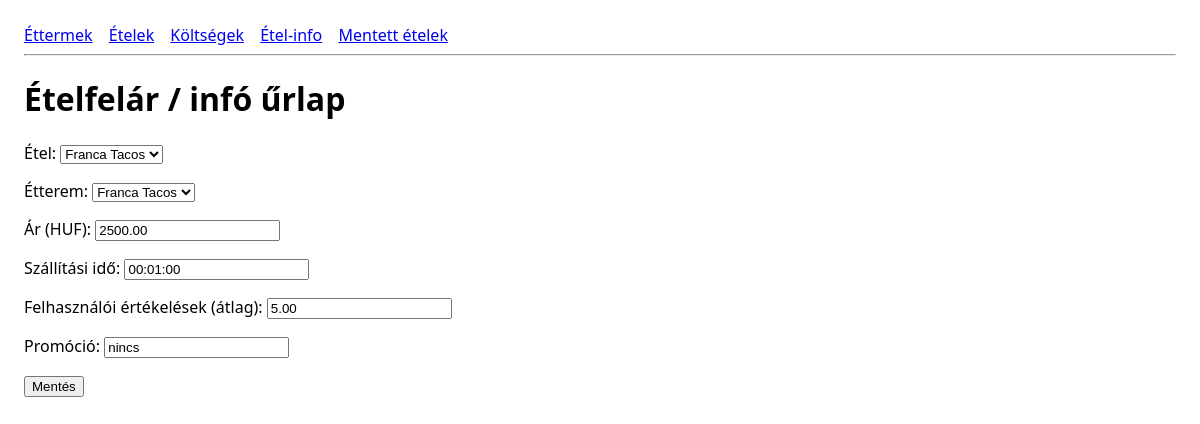
/info/1/szerkesztes/ (signed in), run on an earlier commit of the app's database.
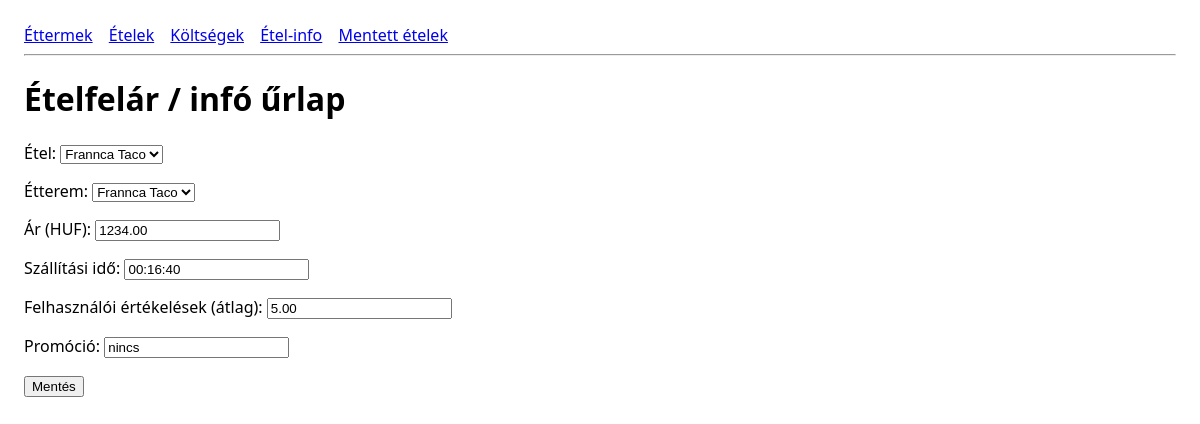
And on a later commit of the database.
### compare/models.py (models this page shows, shortened)
class EtteremEtelInfo(models.Model):
    etel = models.ForeignKey("catalog.Etel", on_delete=models.CASCADE, related_name="etterem_info", verbose_name="Étel")
    etterem = models.ForeignKey("catalog.Etterem", on_delete=models.CASCADE, related_name="etel_info", verbose_name="Étterem")
    ar = models.DecimalField("Ár (HUF)", max_digits=10, decimal_places=2)
    szallitas_ido = models.DurationField("Szállítási idő", null=True, blank=True)
    felhaszn_ertekelesek = models.DecimalField("Felhasználói értékelések (átlag)", max_digits=3, decimal_places=2, null=True, blank=True)
    promocio = models.CharField("Promóció", max_length=255, blank=True)
    class Meta:
        verbose_name="Étterem–Étel információ"; verbose_name_plural="Étterem–Étel információk"
        unique_together=("etel","etterem")
        indexes=[models.Index(fields=["etel"]), models.Index(fields=["etterem"])]

### compare/views.py (the view)
# urls.py: path("info/<int:pk>/szerkesztes/", views.InfoUpdateView.as_view(), name="info_update"),
class InfoUpdateView(LoginRequired, WritePermissionRequired, UpdateView):
    model = EtteremEtelInfo
    fields = ["etel", "etterem", "ar", "szallitas_ido", "felhaszn_ertekelesek", "promocio"]
    permission_required = "compare.change_etteremetelinfo"
    template_name = "compare/info_form.html"
    success_url = reverse_lazy("compare:info_list")

### catalog/models.py (called while the page is built)
    def __str__(self):
        return self.nev

    def __str__(self):
        return self.nev

### foodcompare/mixins.py (called while the page is built)
    def test_func(self):
        user = self.request.user
        return user.is_authenticated and user.is_staff

### templates/compare/info_form.html
{% extends "_base.html" %}
{% block content %}
<h1>Ételfelár / infó űrlap</h1>
<form method="post">{% csrf_token %}{{ form.as_p }}<button>Mentés</button></form>
{% endblock %}

What changed in the data, as far as the page shows it:
changed EtteremEtelInfo "nincs": etel "Franca Tacos" → "Frannca Taco"; etterem "Franca Tacos" → "Frannca Taco"; ar "2500.00" → "1234.00"; szallitas_ido "00:01:00" → "00:16:40"
